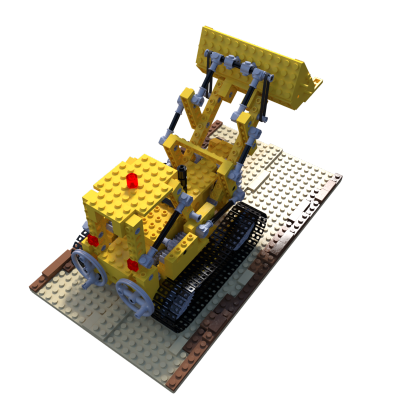
#> input picture lego/test/r_10.png, 400 x 400 px; its folder holds 4 pictures in this run
$ python imghalf.py
#> lines starting #> are read from the running program, lines starting #| are printed output that depends on the picture
# 使用OpenCV读取lego数据集的图片，并且将图片缩小一半，然后将缩小后的图片保存到新的文件夹中
import os
import cv2
import imageio
import numpy as np


def resize_images(input_dir, output_dir, scale=0.5):
#> called with input_dir = 'lego/test', output_dir = 'lego/test_half_res', scale = 0.5
    if not os.path.exists(output_dir):
        os.makedirs(output_dir)

    for filename in os.listdir(input_dir):
        if filename.endswith(".png"):
            img_path = os.path.join(input_dir, filename)
            img = imageio.imread(img_path)  # 读取图片，保持alpha通道
#> img is the input picture: shape (400, 400, 4); mean R, G, B, A 41.3, 37, 24.8, 84.2
            img = (np.array(img) / 255.0).astype(np.float32)  # 归一化到0-1之间
            H, W = img.shape[:2]
#> H = 400; W = 400
            new_H, new_W = int(H * scale), int(W * scale)
#> new_H = 200; new_W = 200
            resized_img = cv2.resize(
                img, (new_W, new_H), interpolation=cv2.INTER_AREA
            )  # 使用INTER_AREA插值方法缩小图片
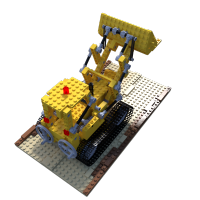
#> resized_img: shape (200, 200, 4) float32; mean R, G, B, A 0.162, 0.145, 0.0973, 0.33; transparent parts drawn white
            output_path = os.path.join(output_dir, filename)
            imageio.imwrite(
                output_path, (resized_img * 255).astype(np.uint8)
            )  # 保存缩小后的图片，恢复到0-255范围
#> pass 2 of the loop in resize_images, `for filename in os.listdir(input_dir):`:
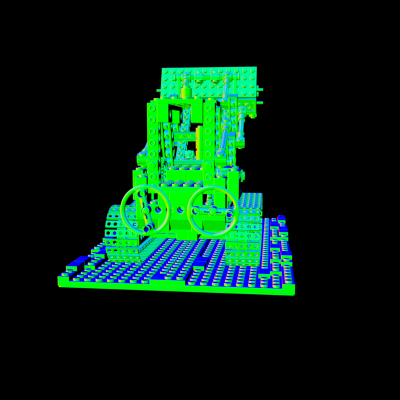
#> input picture lego/test/r_102_normal_0001.png, 400 x 400 px
#> in resize_images, img is the input picture: shape (400, 400, 4); mean R, G, B, A 3.8, 37.2, 19.1, 255
#> in resize_images, `resized_img = cv2.resize( img, (new_W, new_H), interpolation=cv2.INTER..`:
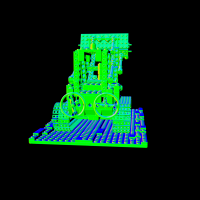
#> resized_img: shape (200, 200, 4) float32; mean R, G, B, A 0.0147, 0.146, 0.075, 1
#> pass 3 of the loop in resize_images, `for filename in os.listdir(input_dir):`:
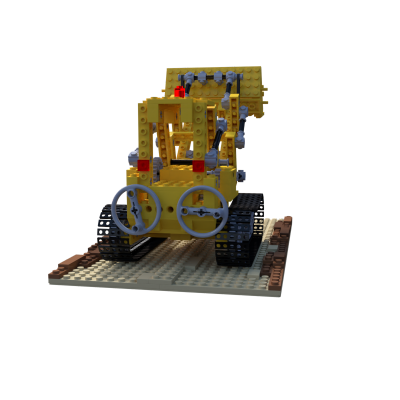
#> input picture lego/test/r_103.png, 400 x 400 px
#> in resize_images, img is the input picture: shape (400, 400, 4); mean R, G, B, A 19.2, 16.5, 10.6, 51.9
#> in resize_images, `resized_img = cv2.resize( img, (new_W, new_H), interpolation=cv2.INTER..`:
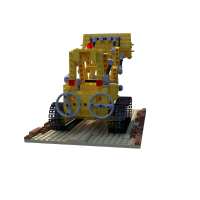
#> resized_img: shape (200, 200, 4) float32; mean R, G, B, A 0.0751, 0.0648, 0.0414, 0.204; transparent parts drawn white
#> the loop made 4 passes; the first 3 are shown


if __name__ == "__main__":
    input_directory = "lego/test"  # 替换为你的输入文件夹路径
    output_directory = "lego/test_half_res"  # 替换为你的输出文件夹路径
    resize_images(input_directory, output_directory)
    input_directory = "lego/val"  # 替换为你的输入文件夹路径
    output_directory = "lego/val_half_res"  # 替换为你的输出文件夹路径
    resize_images(input_directory, output_directory)
#> (the run stopped early here; a loop or call above may not have finished)
